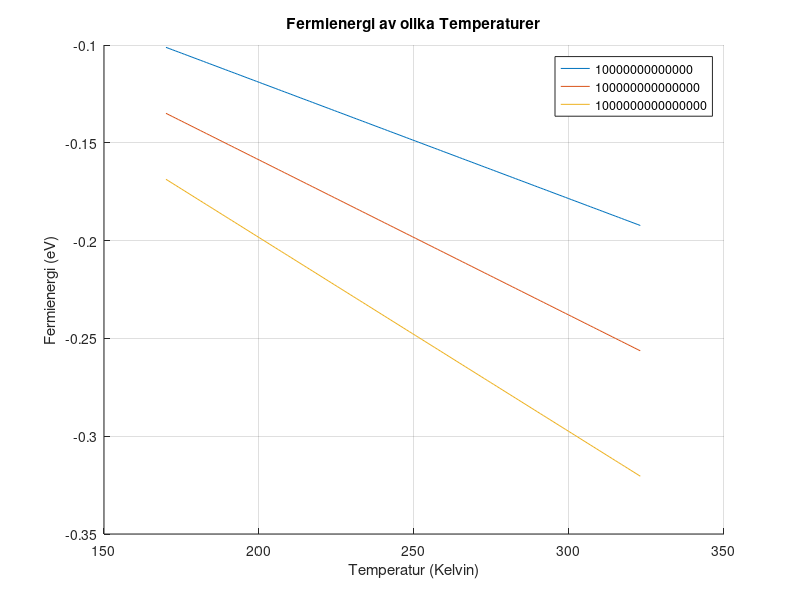

This figure's MATLAB source:
electronVolt = 1.602176634*10^-19; % [eV]
boltzmannConstant = 8.617333262145*10^-5*electronVolt; % [eV/K]
temperature = linspace(170, 323, 153); % [K]
% Doping 
N_c = 1*10^10;
N_n = [1*10^13 1*10^14 1*10^15];


hold on;
grid on;
title('Fermienergi av olika Temperaturer')
xlabel('Temperatur (Kelvin)')
ylabel('Fermienergi (eV)')

for doping = N_n
    fermienergy = boltzmannConstant*temperature*log( N_c/doping );
    fermienergyElectronvolt = fermienergy/electronVolt;

    plot(temperature, fermienergyElectronvolt , ... 
    'DisplayName',  num2str(doping) )
end

legend

%plot(temperature, zeros(size(temperature)), 'k', 'LineWidth', 3);
